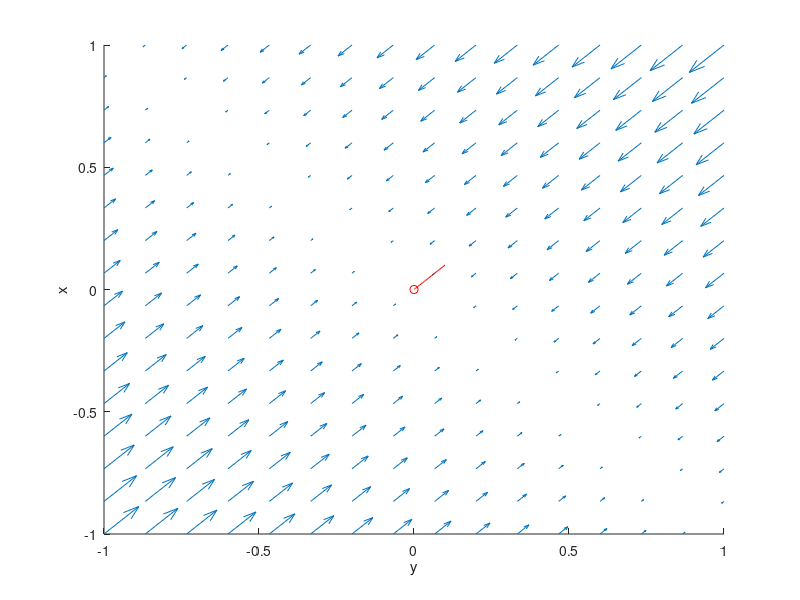

Write MATLAB code to recreate this figure.
% parameters
a = -1;
b = -1;
d = -1;
c = -1;

% model equations
f =@(x,y) a*x + b*y; 
g =@(x,y) c*x + d*y;

[T, X] = ode45(@(t,x)[f(x(1),x(2));g(x(1),x(2))], [0,1000], [.1,.1] );

figure; hold on;
set(gca, 'xlim', [-1, 1], 'ylim', [-1, 1])
ylabel('x');
xlabel('y')

xArray = linspace(-1,1,16);
yArray = linspace(-1,1,16);

[xMesh,yMesh] = meshgrid(xArray, yArray);

% the Matlab plot command for a field of arrows is:
quiver(xMesh, yMesh, f(xMesh, yMesh), g(xMesh,yMesh))

plot(X(:,1),X(:,2),'-r')
plot(X(end,1),X(end,2), 'or')

%% repulsive spiral
% parameters
a = 0;
b = -2;
d = 1;
c = 2;

%% attractive spiral
% parameters
a = -1;
b = -2;
d = 0;
c = 2;

%% oscillation
% parameters
a = 0;
b = -2;
d = 0;
c = 2;

%% repulsive not spiral
% parameters
a = 1;
b = -1;
d = 1;
c = 1;

% parameters
a = 1;
b = 1;
d = 1;
c = 1;

%% going away two directions
% parameters
a = -1;
b = -1;
d = 1;
c = 1;

%% attractive not spiral
% parameters
a = -1;
b = -1;
d = -1;
c = -1;

%% number 6
% parameters
a = -1;
b = -2;
d = 1;
c = -2;